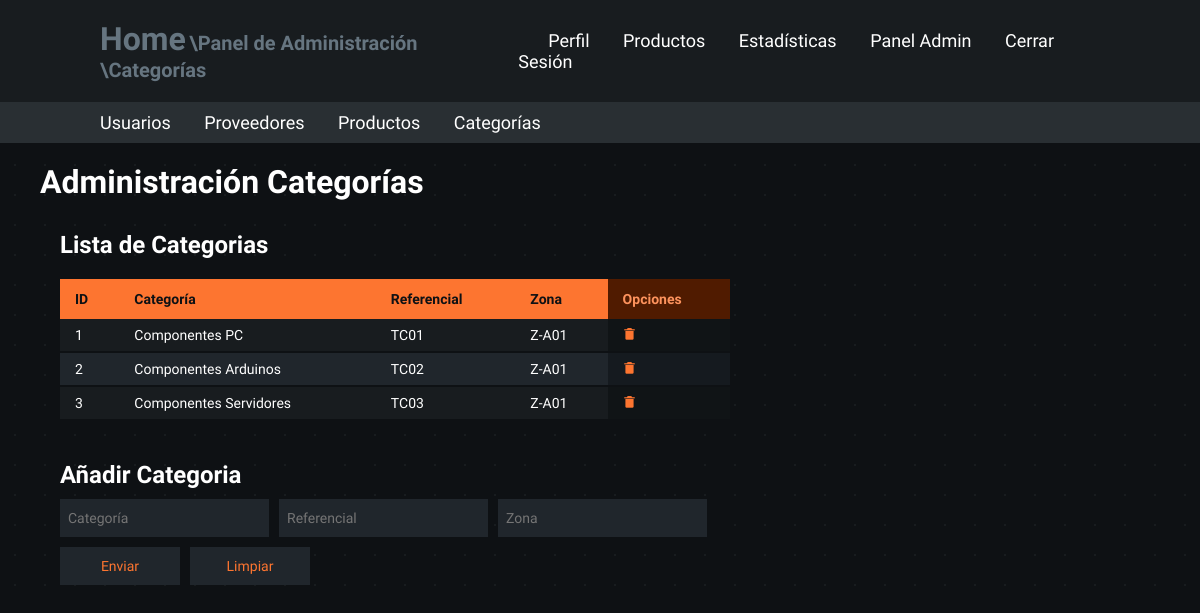
Screenshot of /admin-panel/categories (signed in) with the database file from the repository.
### models.py (models this page shows, shortened)
class Categories(db.Base):
    __tablename__ = "categories"
    category_id = Column(Integer, primary_key=True)
    category_name = Column(String(255), nullable=False, server_default="unidentified_category")
    category_referencial = Column(String(255), nullable=False, server_default="unidentified_referencial")
    category_zone = Column(String(255), nullable=True, server_default="unidentified_zone")

### app.py (the view)
@app.route("/admin-panel/categories")
@admin_login_required
def admin_panel_categories():
    registered_categories = db.session.query(Categories).order_by(Categories.category_id)
    return render_template("admin_categories.html", is_admin=session["is_admin"],
                           registered_categories=registered_categories)

### app.py (called while the page is built)
@app.before_request
def validate_session():
    if request.endpoint == 'static':
        return
    time.sleep(0.3)
    if 'user_id' in session:
        user = db.session.query(Users).filter_by(user_id=session['user_id']).first()
        if not user:
            session.clear()
            flash("Sesión Expirada", "warning")
            return redirect(url_for("login"))
        elif user.role_id != session.get('role_id'):
            session['role_id'] = user.role_id
            session['is_admin'] = user.role_id == 0

def admin_login_required(original_function):
    @wraps(original_function)
    def decorated_function(*args, **kwargs):
        redirect_url = None
        if 'user_id' not in session:
            print("Not Logged In")
            return redirect(url_for('login'))
        user = db.session.query(Users).filter_by(user_id=session['user_id']).first()
        if not user or user.role_id != 0:
            print("Insufficient Roles")
            redirect_url = url_for('home')
        if redirect_url:
            return redirect(redirect_url)
        return original_function(*args, **kwargs)
    return decorated_function

### templates/admin_categories.html (shortened to what this page needs)
<!DOCTYPE html>
<html lang="es">
<head>
    <link rel="stylesheet" href="/static/variables.css">
    <link rel="stylesheet" href="/static/main.css">
    <link rel="stylesheet" href="/static/containers.css">
    <link rel="stylesheet" href="/static/navbars.css">
    <link rel="stylesheet" href="/static/tables.css">
    <link rel="stylesheet" href="/static/fonts.css">
    <link rel="stylesheet" href="/static/forms.css">
    <link href='https://unpkg.com/boxicons@2.1.4/css/boxicons.min.css' rel='stylesheet'>
</head>
<body class="general-body">
    <header class="header">
        <span>
            <a href="/" class="home">Home</a>
            <a href="/admin-panel" class="subrute"> \Panel de Administración</a>
            <a href="/admin-panel/categories" class="subrute"> \Categorías</a>
        </span>
        <nav class="navbar">
            <a href="/profile">Perfil</a>
            <a href="/products">Productos</a>
            <a href="/statistics">Estadísticas</a>
            {% if is_admin == True %}
                <a href="/admin-panel">Panel Admin</a>
            {% endif %}
            <a class="log-out" href="/cerrar-login">Cerrar Sesión</a>
        </nav>
    </header>
    <header class="admin-header">
        <nav class="admin-navbar">
            <a href="/admin-panel/users">Usuarios</a>
            <a href="/admin-panel/suppliers">Proveedores</a>
            <a href="/admin-panel/products">Productos</a>
            <a href="/admin-panel/categories">Categorías</a>
        </nav>
    </header>
    <section class="container-type-1">
        <h1>Administración Categorías</h1>
    </section>
    <section class="container-type-1 flex-container flex-jst-sb">
        <article class="container-type-1 no-margin full-width">
            <section class="container-type-1 flex-container flex-column no-margin">
                <h2>Lista de Categorias</h2>
                <section class="container-type-2 overflow">
                    <table class="table-type-1 no-table-margin table-sticky-header alternate hover">
                        <thead>
                            <tr>
                                <th class="th-title">ID</th>
                                <th class="th-title">Categoría</th>
                                <th class="th-title">Referencial</th>
                                <th class="th-title">Zona</th>
                                <th class="th-option">Opciones</th>
                            </tr>
                        </thead>
                        <tbody>
                            {% if registered_categories %}
                            {% for category in registered_categories %}
                            <tr>
                                <td>{{category.category_id}}</td>
                                <td>{{category.category_name}}</td>
                                <td>{{category.category_referencial}}</td>
                                <td>{{category.category_zone}}</td>
                                <td class="td-option">
                                    <form action="/admin-panel/categories/delete-category/{{ category.category_id }}" method="POST" class="option-subform">
                                        <button type="submit">
                                            <i class='bx bxs-trash-alt'></i>
                                        </button>
                                    </form>
                                </td>
                            </tr>
                            {% endfor %}
                            {% endif %}
                        </tbody>
                    </table>
                </section>
            </section>
        </article>
    </section>
    <section class="container-type-1 flex-container">
        <article class="no-margin">
            <h2>Añadir Categoria</h2>
            <form action="/admin-panel/categories/add-category" method="POST" class="table-form-type-1">
                <fieldset class="flex-container">
                    <section>
                        <input type="text" id="name_input" placeholder="Categoría" name="txtCategoryName" required autocomplete="off">
                    </section>
                    <section>
                        <input type="text" id="referencial_input" placeholder="Referencial" name="txtCategoryReferencial" required autocomplete="off">
                    </section>
                    <section>
                        <input type="text" id="zone_input" placeholder="Zona" name="txtCategoryZone" required autocomplete="off">
                    </section>
                </fieldset>
                <fieldset>
                    <section class="flex-container">
                        <section>
                            <button type="submit">Enviar</button>
                        </section>
                        <section>
                            <button type="reset">Limpiar</button>
                        </section>
                    </section>
                </fieldset>
                <fieldset>
                    <section id="error-message" class="general-form-message error">
                    </section>
                    <section id="success-message" class="general-form-message success">
                    </section>
                </fieldset>
            </form>
        </article>
    </section>
</body>
</html>

### static/variables.css (style rules this page uses)
:root { --background-gray: #0e1114; --background-details: #181c1f; --unregistered-background-details: rgba(255, 255, 255, 0.05); --t04-gray: rgba(255, 255, 255, 0.4); --t02-gray: rgba(255, 255, 255, 0.2); --t1-white: rgba(255, 255, 255, 1); --error-red: rgb(239 68 68); --success-green: rgb(122, 239, 68); --warning-yellow: rgb(236, 218, 52); --delete-red: rgb(197, 17, 17); --delete-red-c: rgb(235, 38, 38); --light-gray: #b3b3b3; --main-gray: #181c1f; --main-gray-c: #292f33; --bgray-1: #181c1f; --bgray-1-c: #101416; --bgray-2: #20262c; --bgray-2-c: #151a1f; --bgray-3: #0e1114; --bgray-4: #3a454d; --bgray-5: #667580; --main-orange: #fd7530; --pale-orange: #fd935d; --dark-orange: #501b00; --main-green: #30fd30; --pale-green: #3dff57; --dark-green: #005004; --main-blue: #4632fc; --pale-blue: #5c51ff; --dark-blue: #0c0050; --main-magenta: #eb28fd; --pale-magenta: #ff51f6; --dark-magenta: #470050; --highlight-red: rgb(239 68 68); }

### static/main.css (style rules this page uses)
* { margin: 0; padding: 0; box-sizing: border-box; font-family: "Lexend", Arial, Helvetica, sans-serif; color: var(--t1-white); }
body { min-height: 100dvh; background-color: var(--background-gray); }
.general-body { background-size: 30px 30px; background-image: radial-gradient(circle, var(--background-details) 1px, var(--background-gray) 1px); }
header { top: 0; left: 0; width: 100%; padding: 20px 100px; margin: 0; }
.header { background: var(--main-gray); display: flex; justify-content: space-between; align-items: center; z-index: 100; }
.admin-header { background: var(--main-gray-c); display: flex; justify-content: space-between; align-items: center; z-index: 100; padding: 10px 100px; }

### static/containers.css (style rules this page uses)
.container-type-1 { margin: 20px 40px; max-height: 500px; }
.container-type-2 { margin: 10px 20px; max-height: 500px; }
.overflow { flex: 1 1 auto; overflow-y: auto; width: fit-content; scrollbar-color: var(--main-orange) transparent; scroll-behavior: smooth; }
.no-margin { margin: 0; }
.full-width { width: 100%; }
.flex-container { display: flex; }
.flex-column { flex-direction: column; }
.flex-jst-sb { justify-content: space-between; }

### static/navbars.css (style rules this page uses)
.navbar a { position: relative; font-size: 18px; color: var(--t1-white); font-weight: 500; text-decoration: none; margin-left: 30px; transition: .3s; }
.admin-navbar a { position: relative; font-size: 18px; color: var(--t1-white); font-weight: 500; text-decoration: none; margin-right: 30px; transition: .3s; }
.home { color: var(--bgray-5); font-size: 32px; text-decoration: none; font-weight: 700; transition: .3s; }
.subrute { color: var(--bgray-5); font-size: 20px; text-decoration: none; font-weight: 700; transition: .3s; }

### static/tables.css (style rules this page uses)
.table-type-1 { margin: 10px 20px; border-collapse: collapse; width: 100%; min-width: 670px; position: relative; }
.table-type-1 thead tr .th-title { background-color: var(--main-orange); text-align: left; color: var(--bgray-3); font-weight: 700; }
.table-type-1 thead tr .th-option { background-color: var(--dark-orange); text-align: left; color: var(--pale-orange); font-weight: 700; }
.table-type-1 tbody tr { background-color: var(--bgray-1); border-bottom: 2px solid var(--bgray-3); }
.table-type-1.alternate tbody tr:nth-of-type(even) { background-color: var(--bgray-2); }
.table-type-1 tbody tr .td-option { background-color: var(--bgray-1-c); border-bottom: 2px solid var(--bgray-3); transition: 0.2s; }
.table-type-1.alternate tbody tr:nth-of-type(even) .td-option { background-color: var(--bgray-2-c); }
.table-type-1 tbody td { padding: 8px 15px; transition: 0.2s; }
.table-type-1 thead th { padding: 12px 15px; }
.table-sticky-header th { position: sticky; top: 0; }
.no-table-margin { margin: 0; }

### rows the page displays
Categories: category_id "1", category_name "Componentes PC", category_referencial "TC01", category_zone "Z-A01"
Categories: category_id "2", category_name "Componentes Arduinos", category_referencial "TC02", category_zone "Z-A01"
Categories: category_id "3", category_name "Componentes Servidores", category_referencial "TC03", category_zone "Z-A01"
